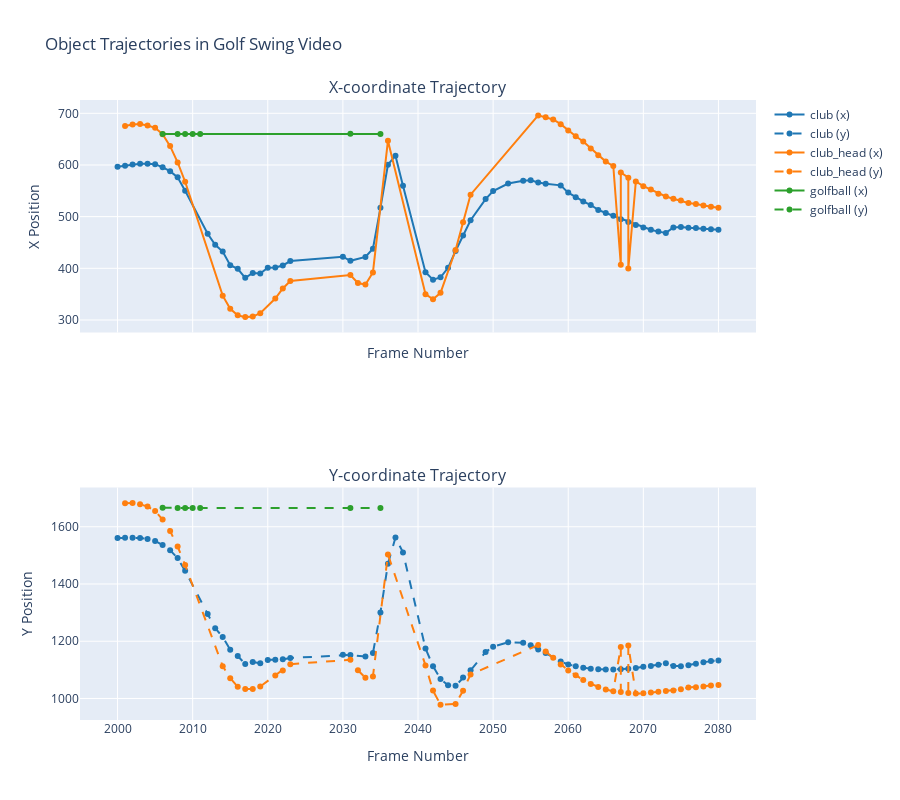

Notebook code cell kept with this figure:
### Code cell
# Example usage
video_file = "03.MOV"  # or "03.mp4" if it's an mp4 file
start_frame = 2000
end_frame = 2080
num_frames = 40

combined_plot(video_file, start_frame, end_frame, num_frames)
